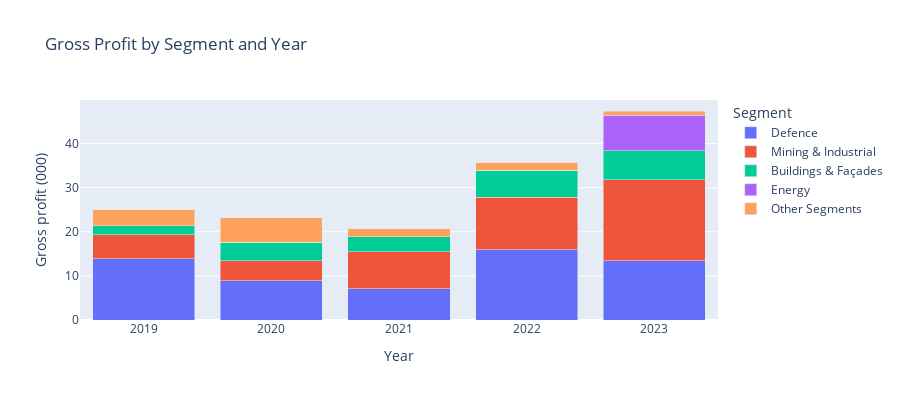

The code cell stored with this chart in its notebook:
### Code cell
px.bar(df_gross_profit, x='Year/Segment', y='Amount', color='Segment', barmode='stack', title='Gross Profit by Segment and Year', labels={'Amount': 'Gross profit (000)', 'Year/Segment': 'Year'}, height=400)

### Figure 1 — Plotly figure (JSON) as saved in the notebook; plotly's stock layout.template omitted (floating-point values rounded to 4 significant figures)
{"data": [{"alignmentgroup": "True", "hovertemplate": "Segment=Defence<br>Year=%{x}<br>Gross profit (000)=%{y}<extra></extra>", "legendgroup": "Defence", "marker": {"color": "#636efa", "pattern": {"shape": ""}}, "name": "Defence", "offsetgroup": "Defence", "orientation": "v", "showlegend": true, "textposition": "auto", "type": "bar", "x": [2019, 2020, 2021, 2022, 2023], "xaxis": "x", "y": [13.85, 8.905, 7.118, 15.94, 13.38], "yaxis": "y"}, {"alignmentgroup": "True", "hovertemplate": "Segment=Mining & Industrial<br>Year=%{x}<br>Gross profit (000)=%{y}<extra></extra>", "legendgroup": "Mining & Industrial", "marker": {"color": "#EF553B", "pattern": {"shape": ""}}, "name": "Mining & Industrial", "offsetgroup": "Mining & Industrial", "orientation": "v", "showlegend": true, "textposition": "auto", "type": "bar", "x": [2019, 2020, 2021, 2022, 2023], "xaxis": "x", "y": [5.453, 4.563, 8.408, 11.85, 18.39], "yaxis": "y"}, {"alignmentgroup": "True", "hovertemplate": "Segment=Buildings & Façades<br>Year=%{x}<br>Gross profit (000)=%{y}<extra></extra>", "legendgroup": "Buildings & Façades", "marker": {"color": "#00cc96", "pattern": {"shape": ""}}, "name": "Buildings & Façades", "offsetgroup": "Buildings & Façades", "orientation": "v", "showlegend": true, "textposition": "auto", "type": "bar", "x": [2019, 2020, 2021, 2022, 2023], "xaxis": "x", "y": [2.059, 4.19, 3.369, 6.205, 6.581], "yaxis": "y"}, {"alignmentgroup": "True", "hovertemplate": "Segment=Energy<br>Year=%{x}<br>Gross profit (000)=%{y}<extra></extra>", "legendgroup": "Energy", "marker": {"color": "#ab63fa", "pattern": {"shape": ""}}, "name": "Energy", "offsetgroup": "Energy", "orientation": "v", "showlegend": true, "textposition": "auto", "type": "bar", "x": [2019, 2020, 2021, 2022, 2023], "xaxis": "x", "y": [0, 0, 0, 0, 8.126], "yaxis": "y"}, {"alignmentgroup": "True", "hovertemplate": "Segment=Other Segments<br>Year=%{x}<br>Gross profit (000)=%{y}<extra></extra>", "legendgroup": "Other Segments", "marker": {"color": "#FFA15A", "pattern": {"shape": ""}}, "name": "Other Segments", "offsetgroup": "Other Segments", "orientation": "v", "showlegend": true, "textposition": "auto", "type": "bar", "x": [2019, 2020, 2021, 2022, 2023], "xaxis": "x", "y": [3.618, 5.56, 1.838, 1.67, 0.909], "yaxis": "y"}], "layout": {"barmode": "stack", "height": 400, "legend": {"title": {"text": "Segment"}, "tracegroupgap": 0}, "title": {"text": "Gross Profit by Segment and Year"}, "xaxis": {"anchor": "y", "domain": [0, 1], "title": {"text": "Year"}}, "yaxis": {"anchor": "x", "domain": [0, 1], "title": {"text": "Gross profit (000)"}}}}
